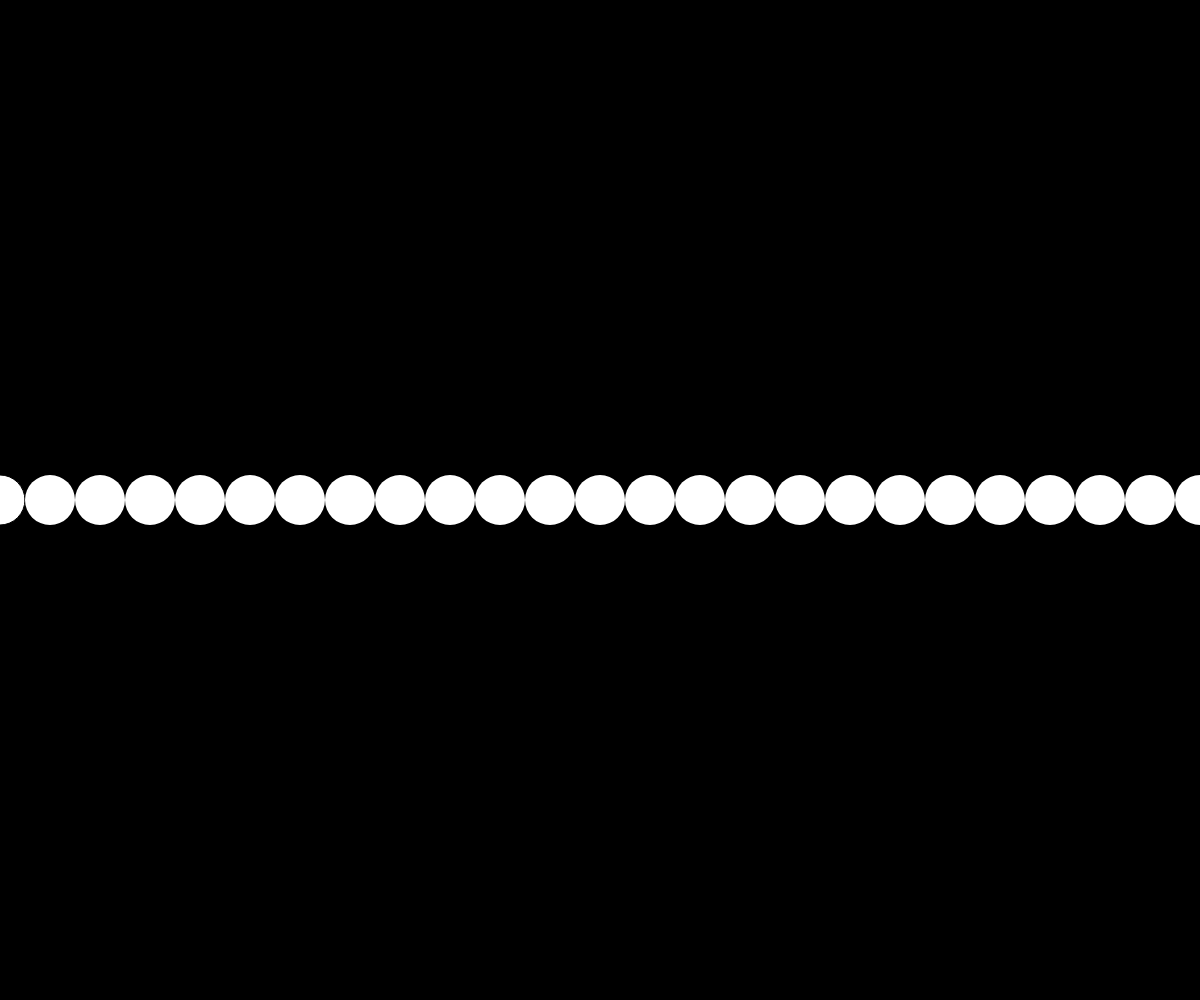
Frame 1 (no input)
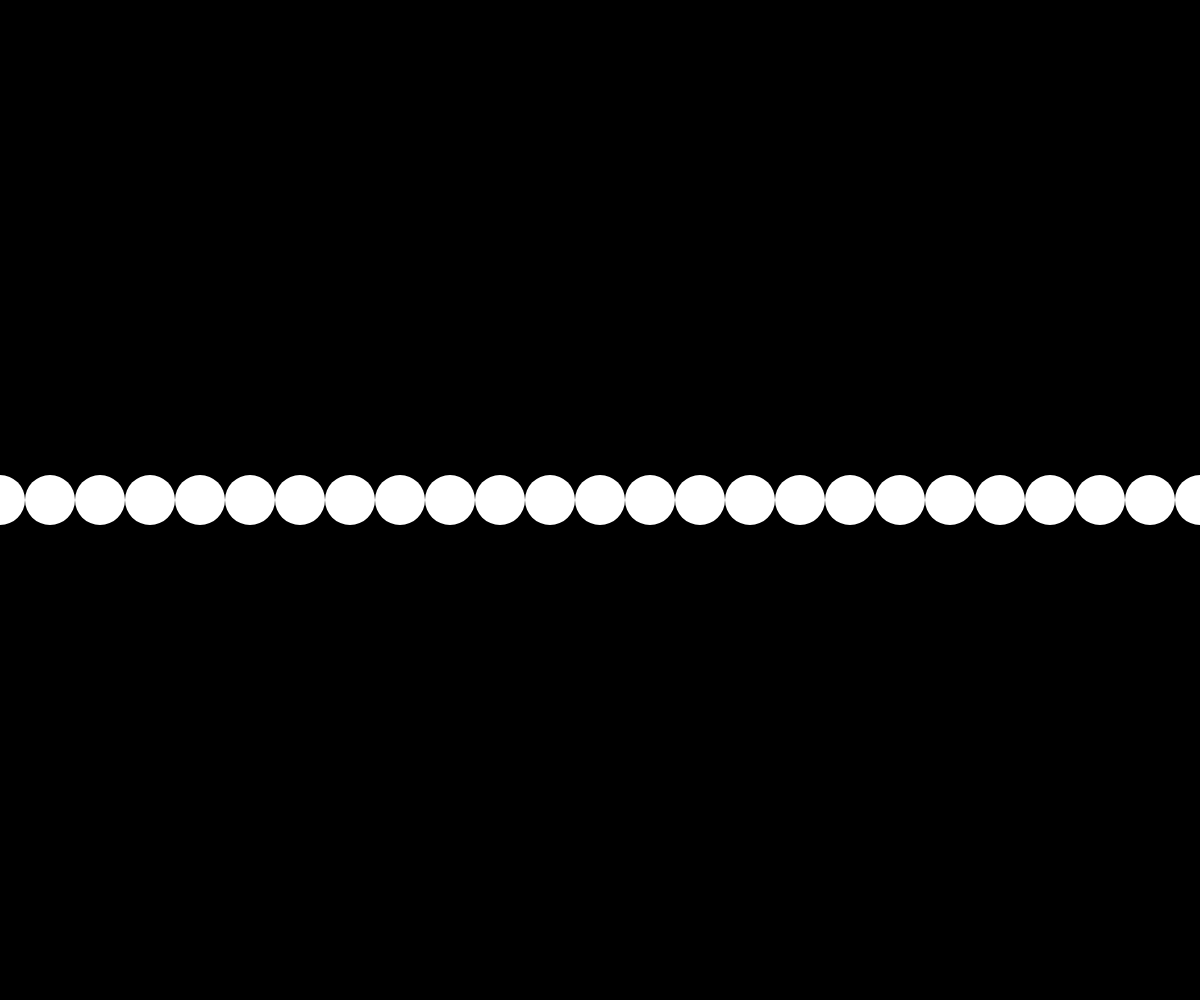
Frame 60 (no input)
Frame 120 (the mouse pressed at the canvas centre since frame 60): identical to frame 60, image omitted

The p5.js sketch that drew these frames (run headless with seeded random() and noise() and a simulated clock; from frame 60 on, the mouse is pressed at the canvas centre):

// p5.js sketch
// ── sketch.js
//while loop

var circleX;

function setup() {
  createCanvas(window.innerWidth, window.innerHeight);
}

function draw() {
  background(0);

  for(circleX = 0; circleX <= width; circleX = circleX + 50){
    //declar, initialize, use
    ellipse(circleX, height/2, 50, 50);
    fill(255);
    noStroke();
  }
}
